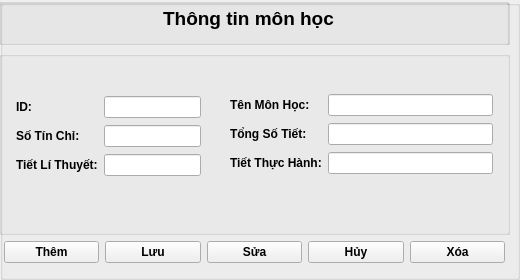
                          <widget class="QGroupBox" name="groupBox_5">
                           <property name="title">
                            <string/>
                           </property>
                           <widget class="QWidget" name="verticalLayoutWidget_14">
                            <property name="geometry">
                             <rect>
                              <x>-1</x>
                              <y>-1</y>
                              <width>511</width>
                              <height>271</height>
                             </rect>
                            </property>
                            <layout class="QVBoxLayout" name="verticalLayout_27" stretch="1,4,1">
                             <item>
                              <widget class="QGroupBox" name="groupBox_6">
                               <property name="title">
                                <string/>
                               </property>
                               <widget class="QWidget" name="verticalLayoutWidget_15">
                                <property name="geometry">
                                 <rect>
                                  <x>-1</x>
                                  <y>-1</y>
                                  <width>511</width>
                                  <height>351</height>
                                 </rect>
                                </property>
                                <layout class="QVBoxLayout" name="verticalLayout_28">
                                 <item>
                                  <layout class="QHBoxLayout" name="horizontalLayout_30">
                                   <item>
                                    <widget class="QGroupBox" name="groupBox_9">
                                     <property name="title">
                                      <string/>
                                     </property>
                                     <widget class="QLabel" name="label">
                                      <property name="geometry">
                                       <rect>
                                        <x>50</x>
                                        <y>0</y>
                                        <width>401</width>
                                        <height>41</height>
                                       </rect>
                                      </property>
                                      <property name="font">
                                       <font>
                                        <pointsize>14</pointsize>
                                        <weight>75</weight>
                                        <bold>true</bold>
                                       </font>
                                      </property>
                                      <property name="text">
                                       <string>Thông tin môn học</string>
                                      </property>
                                      <property name="alignment">
                                       <set>Qt::AlignCenter</set>
                                      </property>
                                     </widget>
                                    </widget>
                                   </item>
                                  </layout>
                                 </item>
                                </layout>
                               </widget>
                              </widget>
                             </item>
                             <item>
                              <layout class="QHBoxLayout" name="horizontalLayout_31">
                               <item>
                                <widget class="QGroupBox" name="groupBox_8">
                                 <property name="title">
                                  <string/>
                                 </property>
                                 <widget class="QWidget" name="formLayoutWidget">
                                  <property name="geometry">
                                   <rect>
                                    <x>10</x>
                                    <y>20</y>
                                    <width>201</width>
                                    <height>121</height>
                                   </rect>
                                  </property>
                                  <layout class="QFormLayout" name="formLayout_4">
                                   <property name="verticalSpacing">
                                    <number>7</number>
                                   </property>
                                   <property name="leftMargin">
                                    <number>7</number>
                                   </property>
                                   <property name="topMargin">
                                    <number>25</number>
                                   </property>
                                   <property name="rightMargin">
                                    <number>9</number>
                                   </property>
                                   <property name="bottomMargin">
                                    <number>10</number>
                                   </property>
                                   <item row="0" column="0">
                                    <widget class="QLabel" name="lbl_IDMonHoc">
                                     <property name="font">
                                      <font>
                                       <weight>75</weight>
                                       <bold>true</bold>
                                      </font>
                                     </property>
                                     <property name="text">
                                      <string>ID:</string>
                                     </property>
                                    </widget>
                                   </item>
                                   <item row="0" column="1">
                                    <widget class="QLineEdit" name="fi_IDMonHoc_2">
                                     <property name="font">
                                      <font>
                                       <weight>75</weight>
                                       <bold>true</bold>
                                      </font>
                                     </property>
                                    </widget>
                                   </item>
                                   <item row="1" column="0">
                                    <widget class="QLabel" name="lbl_SoTC">
                                     <property name="font">
                                      <font>
                                       <weight>75</weight>
                                       <bold>true</bold>
                                      </font>
                                     </property>
                                     <property name="text">
                                      <string>Số Tín Chỉ:</string>
                                     </property>
                                    </widget>
                                   </item>
                                   <item row="1" column="1">
                                    <widget class="QLineEdit" name="fi_SoTC_2">
                                     <property name="font">
                                      <font>
                                       <weight>75</weight>
                                       <bold>true</bold>
                                      </font>
                                     </property>
                                    </widget>
                                   </item>
                                   <item row="2" column="0">
                                    <widget class="QLabel" name="lbl_TietLT">
                                     <property name="font">
                                      <font>
                                       <weight>75</weight>
                                       <bold>true</bold>
                                      </font>
                                     </property>
                                     <property name="text">
                                      <string>Tiết Lí Thuyết:</string>
                                     </property>
                                    </widget>
                                   </item>
                                   <item row="2" column="1">
                                    <widget class="QLineEdit" name="fi_TietLT_2">
                                     <property name="font">
                                      <font>
                                       <weight>75</weight>
                                       <bold>true</bold>
                                      </font>
                                     </property>
                                    </widget>
                                   </item>
                                  </layout>
                                 </widget>
                                 <widget class="QWidget" name="formLayoutWidget_2">
                                  <property name="geometry">
                                   <rect>
                                    <x>220</x>
                                    <y>20</y>
                                    <width>281</width>
                                    <height>121</height>
                                   </rect>
                                  </property>
                                  <layout class="QFormLayout" name="formLayout_5">
                                   <property name="verticalSpacing">
                                    <number>7</number>
                                   </property>
                                   <property name="leftMargin">
                                    <number>11</number>
                                   </property>
                                   <property name="topMargin">
                                    <number>23</number>
                                   </property>
                                   <property name="rightMargin">
                                    <number>7</number>
                                   </property>
                                   <item row="0" column="0">
                                    <widget class="QLabel" name="lbl_TenMonHoc">
                                     <property name="font">
                                      <font>
                                       <weight>75</weight>
                                       <bold>true</bold>
                                      </font>
                                     </property>
                                     <property name="text">
                                      <string>Tên Môn Học:</string>
                                     </property>
                                    </widget>
                                   </item>
                                   <item row="0" column="1">
                                    <widget class="QLineEdit" name="fi_TenMonHoc_2">
                                     <property name="font">
                                      <font>
                                       <weight>75</weight>
                                       <bold>true</bold>
                                      </font>
                                     </property>
                                    </widget>
                                   </item>
                                   <item row="1" column="0">
                                    <widget class="QLabel" name="lbl_TongSoTiet">
                                     <property name="font">
                                      <font>
                                       <weight>75</weight>
                                       <bold>true</bold>
                                      </font>
                                     </property>
                                     <property name="text">
                                      <string>Tổng Số Tiết:</string>
                                     </property>
                                    </widget>
                                   </item>
                                   <item row="1" column="1">
                                    <widget class="QLineEdit" name="fi_TongSoTiet_2">
                                     <property name="font">
                                      <font>
                                       <weight>75</weight>
                                       <bold>true</bold>
                                      </font>
                                     </property>
                                    </widget>
                                   </item>
                                   <item row="2" column="0">
                                    <widget class="QLabel" name="lbl_TietTH">
                                     <property name="font">
                                      <font>
                                       <weight>75</weight>
                                       <bold>true</bold>
                                      </font>
                                     </property>
                                     <property name="text">
                                      <string>Tiết Thực Hành:</string>
                                     </property>
                                    </widget>
                                   </item>
                                   <item row="2" column="1">
                                    <widget class="QLineEdit" name="fi_TietTH_2">
                                     <property name="font">
                                      <font>
                                       <weight>75</weight>
                                       <bold>true</bold>
                                      </font>
                                     </property>
                                    </widget>
                                   </item>
                                  </layout>
                                 </widget>
                                </widget>
                               </item>
                              </layout>
                             </item>
                             <item>
                              <layout class="QHBoxLayout" name="horizontalLayout_32">
                               <property name="leftMargin">
                                <number>5</number>
                               </property>
                               <property name="rightMargin">
                                <number>5</number>
                               </property>
                               <property name="bottomMargin">
                                <number>7</number>
                               </property>
                               <item>
                                <widget class="QPushButton" name="btn_ThemMH_2">
                                 <property name="font">
                                  <font>
                                   <weight>75</weight>
                                   <bold>true</bold>
                                  </font>
                                 </property>
                                 <property name="text">
                                  <string>Thêm</string>
                                 </property>
                                </widget>
                               </item>
                               <item>
                                <widget class="QPushButton" name="btn_LuuMH_2">
                                 <property name="font">
                                  <font>
                                   <weight>75</weight>
                                   <bold>true</bold>
                                  </font>
                                 </property>
                                 <property name="text">
                                  <string>Lưu</string>
                                 </property>
                                </widget>
                               </item>
                               <item>
                                <widget class="QPushButton" name="btn_SuaMH_2">
                                 <property name="font">
                                  <font>
                                   <weight>75</weight>
                                   <bold>true</bold>
                                  </font>
                                 </property>
                                 <property name="text">
                                  <string>Sửa</string>
                                 </property>
                                </widget>
                               </item>
                               <item>
                                <widget class="QPushButton" name="btn_HuyLopHoc_2">
                                 <property name="font">
                                  <font>
                                   <weight>75</weight>
                                   <bold>true</bold>
                                  </font>
                                 </property>
                                 <property name="text">
                                  <string>Hủy</string>
                                 </property>
                                </widget>
                               </item>
                               <item>
                                <widget class="QPushButton" name="btn_XoaLopHoc_2">
                                 <property name="font">
                                  <font>
                                   <weight>75</weight>
                                   <bold>true</bold>
                                  </font>
                                 </property>
                                 <property name="text">
                                  <string>Xóa</string>
                                 </property>
                                </widget>
                               </item>
                              </layout>
                             </item>
                            </layout>
                           </widget>
                          </widget>
